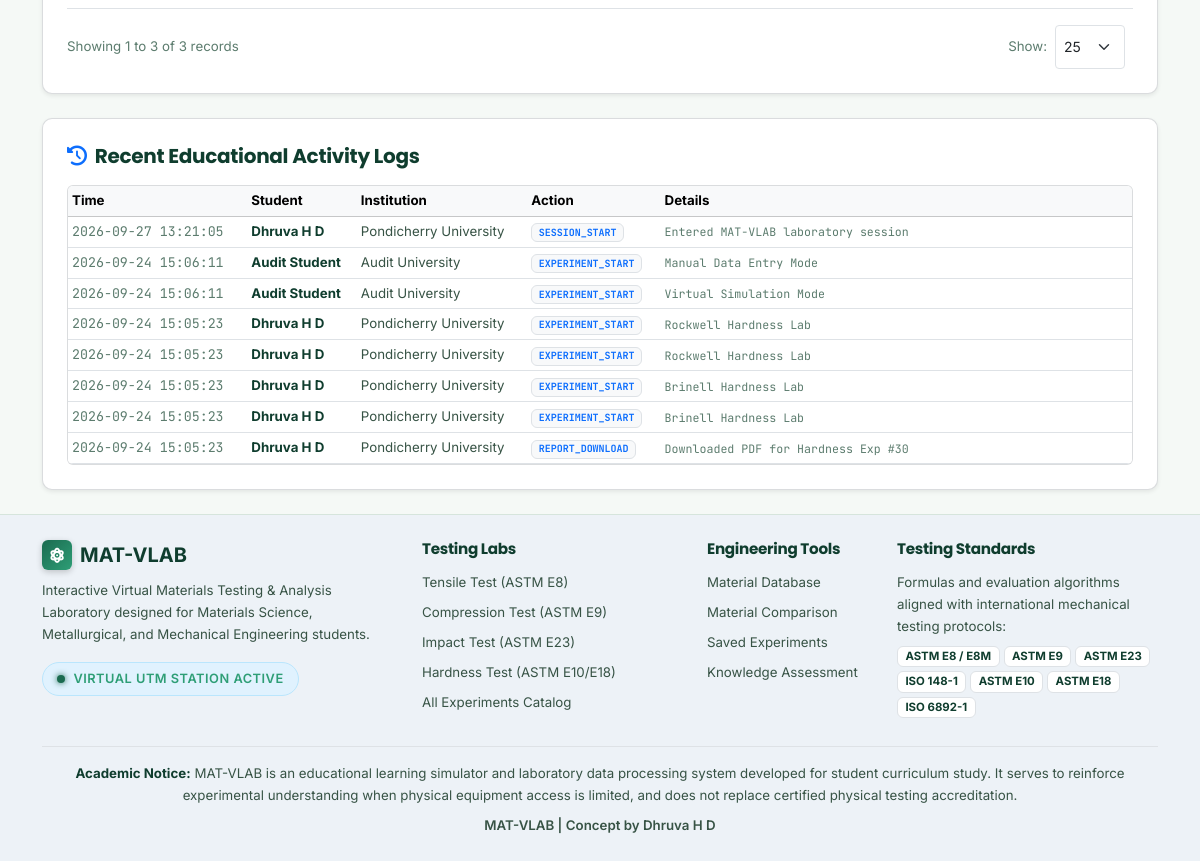
The page /admin/records (signed in, lower part) on the database as committed earlier.
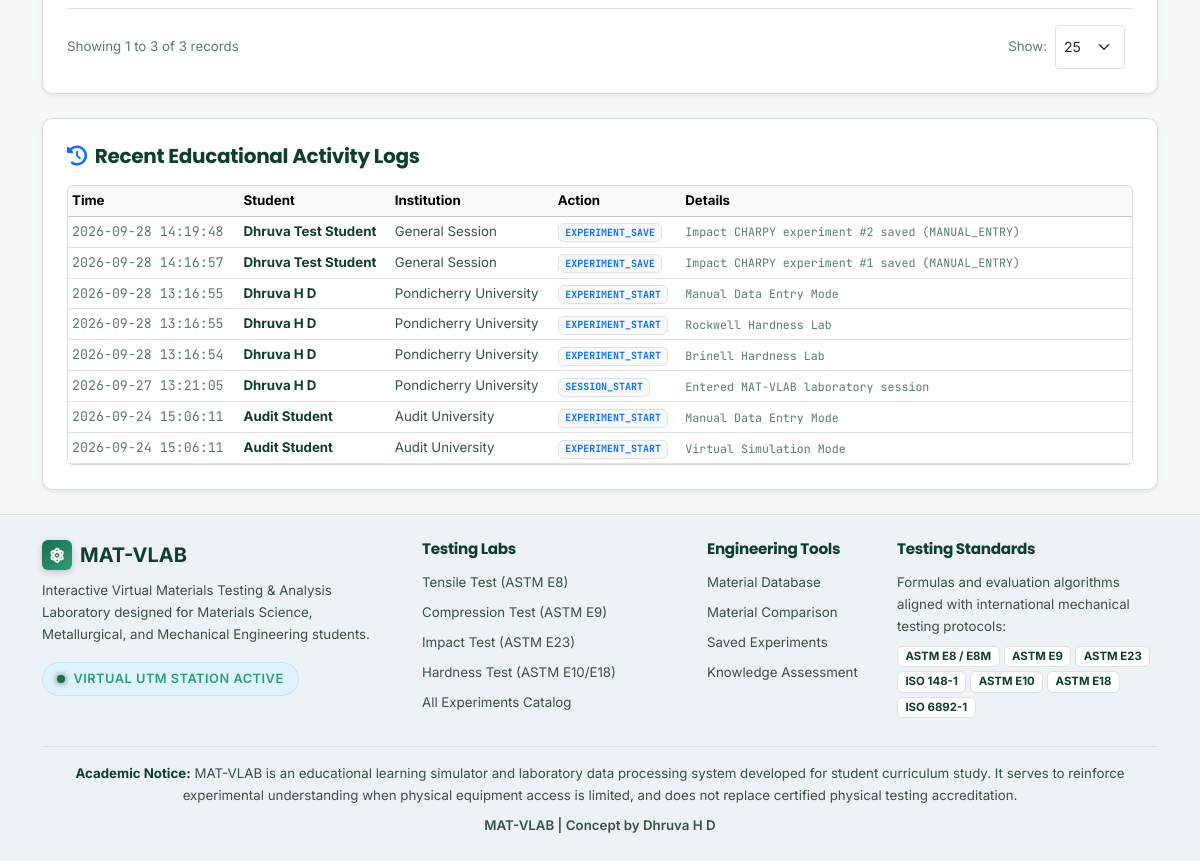
The same page on the database as committed later.
### tables this page shows
CREATE TABLE activity_logs (
        id INTEGER PRIMARY KEY AUTOINCREMENT,
        student_id TEXT,
        activity_type TEXT NOT NULL, -- 'EXPERIMENT_START', 'EXPERIMENT_SAVE', 'QUIZ_ATTEMPT', 'REPORT_DOWNLOAD'
        details TEXT,
        created_at TIMESTAMP DEFAULT CURRENT_TIMESTAMP
    , student_name TEXT, university TEXT, session_id TEXT);

### app.py (the view)
@app.route('/portal-admin')
@app.route('/portal-admin/records')
@app.route('/admin')
@app.route('/admin/records')
@admin_required
def admin_dashboard():
    search_q = request.args.get('q', '').strip()
    selected_uni = request.args.get('university', '').strip()
    selected_type = request.args.get('type', '').strip()
    selected_mode = request.args.get('mode', '').strip()
    selected_date = request.args.get('date', '').strip()
    data = get_admin_dashboard_data(
        search_query=search_q if search_q else None,
        university=selected_uni if selected_uni and selected_uni != 'ALL' else None,
        exp_type=selected_type if selected_type and selected_type != 'ALL' else None,
        mode=selected_mode if selected_mode and selected_mode != 'ALL' else None,
        date_query=selected_date if selected_date else None
    )
    admin_creds = get_admin_credentials()
    return render_template(
        'admin.html',
        active_page='admin',
        stats=data,
        records=data['records'],
        total_records=data['total_records_count'],
        search_q=search_q,
        selected_uni=selected_uni,
        selected_type=selected_type,
        selected_mode=selected_mode,
        selected_date=selected_date,
        admin_creds=admin_creds
    )

### app.py (called while the page is built)
def admin_required(f):
    @wraps(f)
    def decorated_function(*args, **kwargs):
        if not session.get('is_admin'):
            return redirect(url_for('admin_login', next=request.path))
        return f(*args, **kwargs)
    return decorated_function

@app.context_processor
def inject_student_context():
    name = session.get('student_name')
    university = session.get('university')
    student = None
    if name:
        student = {
            'name': name,
            'university': university or 'Engineering Institution',
            'session_id': session.get('session_id')
        }
    return {
        'current_student': student,
        'is_logged_in': True,  # Full laboratory navigation is permanently visible
        'is_admin': bool(session.get('is_admin'))
    }

### models/database.py (called while the page is built)
def get_database_path():
    path = os.environ.get('DATABASE_PATH')
    if not path:
        base_dir = os.path.dirname(os.path.dirname(os.path.abspath(__file__)))
        path = os.path.join(base_dir, 'materials.db')
    return os.path.abspath(path)

### templates/admin.html (shortened to what this page needs)
{% extends "base.html" %}
{% block content %}
<div class="container py-4">
  <div class="lab-card p-4 border border-secondary border-opacity-25 shadow-sm mb-4">
    <div class="d-flex justify-content-between align-items-center flex-wrap gap-2 pt-3 mt-2 border-top">
      <div class="small text-muted" id="paginationSummary">
      </div>
      <div class="d-flex align-items-center gap-2">
        <label for="perPageSelect" class="small text-muted mb-0">Show:</label>
        <select class="form-select form-select-sm" id="perPageSelect" style="width: auto;">
          <option value="25" selected>25</option>
        </select>
      </div>
    </div>
  </div>
  <div class="row g-3">
    <div class="col-12">
      <div class="lab-card p-4 border border-secondary border-opacity-25 shadow-sm">
        <h5 class="fw-bold text-navy mb-3">
          <i class="fas fa-history me-2 text-primary"></i>Recent Educational Activity Logs
        </h5>
        <div class="table-responsive rounded border border-secondary border-opacity-25" style="max-height: 280px; overflow-y: auto;">
          <table class="table table-sm table-hover align-middle mb-0 small">
            <thead class="table-light">
              <tr>
                <th>Time</th>
                <th>Student</th>
                <th>Institution</th>
                <th>Action</th>
                <th>Details</th>
              </tr>
            </thead>
            <tbody>
              {% for act in stats.recent_activity_logs %}
              <tr>
                <td class="text-muted font-mono" style="white-space: nowrap;">{{ act.created_at[:19] if act.created_at else '—' }}</td>
                <td class="fw-bold text-navy">{{ act.name }}</td>
                <td class="text-secondary">{{ act.university }}</td>
                <td>
                  <span class="badge bg-light text-primary border font-mono">{{ act.activity_type }}</span>
                </td>
                <td class="text-muted font-mono small">{{ act.details }}</td>
              </tr>
              {% else %}
              <tr><td colspan="5" class="text-center text-muted py-3">No activity recorded yet</td></tr>
              {% endfor %}
            </tbody>
          </table>
        </div>
      </div>
    </div>
  </div>
</div>
{% endblock %}

Rows that differ between the two databases and show on the page:
no longer on this page (row unchanged): activity_logs: created_at "2026-09-24 15:05:23", name "Dhruva H D", university "Pondicherry University", activity_type "EXPERIMENT_START", details "Rockwell Hardness Lab"
no longer on this page (row unchanged): activity_logs: created_at "2026-09-24 15:05:23", name "Dhruva H D", university "Pondicherry University", activity_type "EXPERIMENT_START", details "Rockwell Hardness Lab"
no longer on this page (row unchanged): activity_logs: created_at "2026-09-24 15:05:23", name "Dhruva H D", university "Pondicherry University", activity_type "EXPERIMENT_START", details "Brinell Hardness Lab"
no longer on this page (row unchanged): activity_logs: created_at "2026-09-24 15:05:23", name "Dhruva H D", university "Pondicherry University", activity_type "EXPERIMENT_START", details "Brinell Hardness Lab"
no longer on this page (row unchanged): activity_logs: created_at "2026-09-24 15:05:23", name "Dhruva H D", university "Pondicherry University", activity_type "REPORT_DOWNLOAD", details "Downloaded PDF for Hardness Exp #30"
added activity_logs: created_at "2026-09-28 14:19:48", name "Dhruva Test Student", university "General Session", activity_type "EXPERIMENT_SAVE", details "Impact CHARPY experiment #2 saved (MANUAL_ENTRY)"
added activity_logs: created_at "2026-09-28 14:16:57", name "Dhruva Test Student", university "General Session", activity_type "EXPERIMENT_SAVE", details "Impact CHARPY experiment #1 saved (MANUAL_ENTRY)"
added activity_logs: created_at "2026-09-28 13:16:55", name "Dhruva H D", university "Pondicherry University", activity_type "EXPERIMENT_START", details "Manual Data Entry Mode"
added activity_logs: created_at "2026-09-28 13:16:55", name "Dhruva H D", university "Pondicherry University", activity_type "EXPERIMENT_START", details "Rockwell Hardness Lab"
added activity_logs: created_at "2026-09-28 13:16:54", name "Dhruva H D", university "Pondicherry University", activity_type "EXPERIMENT_START", details "Brinell Hardness Lab"
